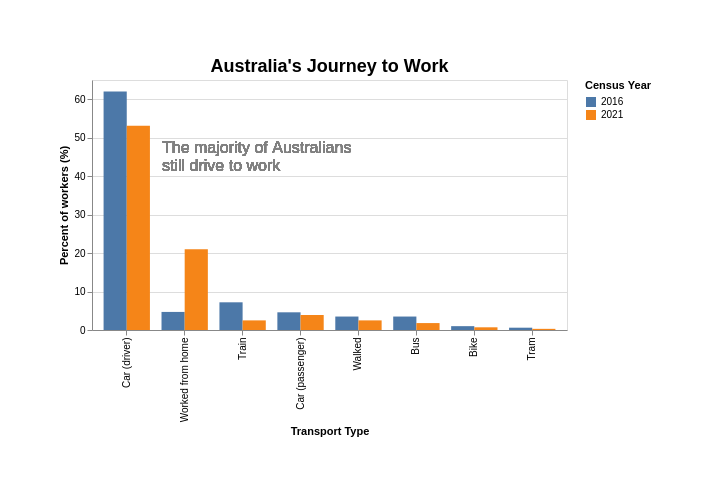

Write a Vega-Lite specification for this figure.
### Vega-Lite specification from a JSON file in a GitHub repository (floating-point values rounded to 4 significant figures)
{"$schema": "https://vega.github.io/schema/vega-lite/v5.json", "width": 475, "height": 250, "padding": 58, "title": {"text": "Australia's Journey to Work", "fontSize": 18}, "data": {"values": [{"category": "Car (driver)", "group": "2016", "value": 62}, {"category": "Car (driver)", "group": "2021", "value": 53.1}, {"category": "Worked from home", "group": "2016", "value": 4.7}, {"category": "Worked from home", "group": "2021", "value": 21}, {"category": "Train", "group": "2016", "value": 7.2}, {"category": "Train", "group": "2021", "value": 2.5}, {"category": "Car (passenger)", "group": "2016", "value": 4.6}, {"category": "Car (passenger)", "group": "2021", "value": 3.9}, {"category": "Walked", "group": "2016", "value": 3.5}, {"category": "Walked", "group": "2021", "value": 2.5}, {"category": "Bus", "group": "2016", "value": 3.5}, {"category": "Bus", "group": "2021", "value": 1.8}, {"category": "Bike", "group": "2016", "value": 1}, {"category": "Bike", "group": "2021", "value": 0.7}, {"category": "Tram", "group": "2016", "value": 0.6}, {"category": "Tram", "group": "2021", "value": 0.3}]}, "layer": [{"mark": "bar", "encoding": {"x": {"field": "category", "title": "Transport Type", "sort": "-color"}, "y": {"field": "value", "type": "quantitative", "title": "Percent of workers (%)"}, "xOffset": {"field": "group"}, "color": {"field": "group", "title": "Census Year"}, "tooltip": [{"field": "category", "type": "nominal", "title": "Transport type"}, {"field": "group", "title": "Year", "type": "nominal"}, {"field": "value", "title": "Percent of workers (%)", "type": "quantitative"}]}}, {"mark": {"type": "text", "align": "left", "baseline": "top", "dx": 70, "dy": 60, "fontStyle": "normal", "fontWeight": "normal", "fontSize": 16, "lineBreak": "  ", "color": "grey"}, "encoding": {"x": {"value": 0}, "y": {"value": 0}, "text": {"value": "The majority of Australians  still drive to work"}}}]}
